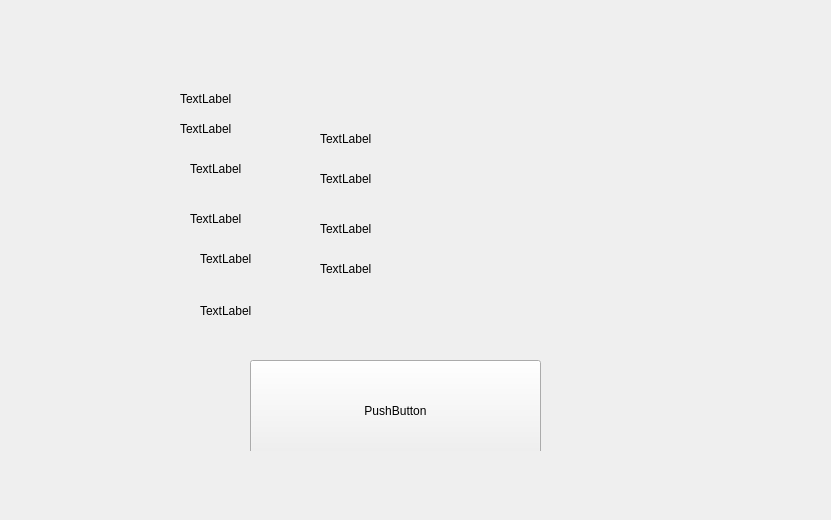
<?xml version="1.0" encoding="UTF-8"?>
<ui version="4.0">
 <class>CQrCodeInfo</class>
 <widget class="QWidget" name="CQrCodeInfo">
  <property name="geometry">
   <rect>
    <x>0</x>
    <y>0</y>
    <width>831</width>
    <height>520</height>
   </rect>
  </property>
  <property name="windowTitle">
   <string>Dialog</string>
  </property>
  <widget class="QWidget" name="widget" native="true">
   <property name="geometry">
    <rect>
     <x>120</x>
     <y>70</y>
     <width>561</width>
     <height>381</height>
    </rect>
   </property>
   <widget class="QLabel" name="lb_sample">
    <property name="geometry">
     <rect>
      <x>60</x>
      <y>50</y>
      <width>67</width>
      <height>17</height>
     </rect>
    </property>
    <property name="text">
     <string>TextLabel</string>
    </property>
   </widget>
   <widget class="QLabel" name="lb_project">
    <property name="geometry">
     <rect>
      <x>70</x>
      <y>90</y>
      <width>67</width>
      <height>17</height>
     </rect>
    </property>
    <property name="text">
     <string>TextLabel</string>
    </property>
   </widget>
   <widget class="QLabel" name="lb_serial">
    <property name="geometry">
     <rect>
      <x>70</x>
      <y>140</y>
      <width>67</width>
      <height>17</height>
     </rect>
    </property>
    <property name="text">
     <string>TextLabel</string>
    </property>
   </widget>
   <widget class="QLabel" name="lb_validTime">
    <property name="geometry">
     <rect>
      <x>80</x>
      <y>180</y>
      <width>67</width>
      <height>17</height>
     </rect>
    </property>
    <property name="text">
     <string>TextLabel</string>
    </property>
   </widget>
   <widget class="QLabel" name="lb_ErrMsg">
    <property name="geometry">
     <rect>
      <x>80</x>
      <y>220</y>
      <width>261</width>
      <height>41</height>
     </rect>
    </property>
    <property name="text">
     <string>TextLabel</string>
    </property>
   </widget>
   <widget class="QPushButton" name="pBtn_Confirm">
    <property name="geometry">
     <rect>
      <x>130</x>
      <y>290</y>
      <width>291</width>
      <height>101</height>
     </rect>
    </property>
    <property name="styleSheet">
     <string notr="true"/>
    </property>
    <property name="text">
     <string>PushButton</string>
    </property>
   </widget>
   <widget class="QLabel" name="lb_title">
    <property name="geometry">
     <rect>
      <x>60</x>
      <y>20</y>
      <width>67</width>
      <height>17</height>
     </rect>
    </property>
    <property name="text">
     <string>TextLabel</string>
    </property>
   </widget>
   <widget class="QLabel" name="lb_sample_2">
    <property name="geometry">
     <rect>
      <x>200</x>
      <y>60</y>
      <width>67</width>
      <height>17</height>
     </rect>
    </property>
    <property name="text">
     <string>TextLabel</string>
    </property>
   </widget>
   <widget class="QLabel" name="lb_project_3">
    <property name="geometry">
     <rect>
      <x>200</x>
      <y>100</y>
      <width>67</width>
      <height>17</height>
     </rect>
    </property>
    <property name="text">
     <string>TextLabel</string>
    </property>
   </widget>
   <widget class="QLabel" name="lb_serial_3">
    <property name="geometry">
     <rect>
      <x>200</x>
      <y>150</y>
      <width>67</width>
      <height>17</height>
     </rect>
    </property>
    <property name="text">
     <string>TextLabel</string>
    </property>
   </widget>
   <widget class="QLabel" name="lb_validTime_3">
    <property name="geometry">
     <rect>
      <x>200</x>
      <y>190</y>
      <width>67</width>
      <height>17</height>
     </rect>
    </property>
    <property name="text">
     <string>TextLabel</string>
    </property>
   </widget>
  </widget>
 </widget>
 <resources/>
 <connections/>
</ui>
